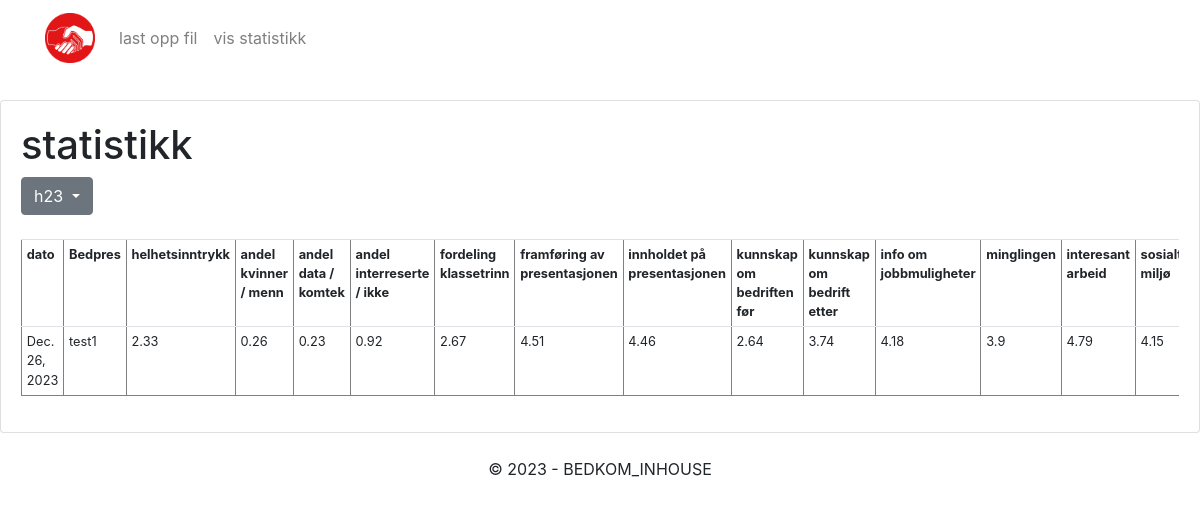
The page /statistikk?id=h23 on the database as committed earlier.
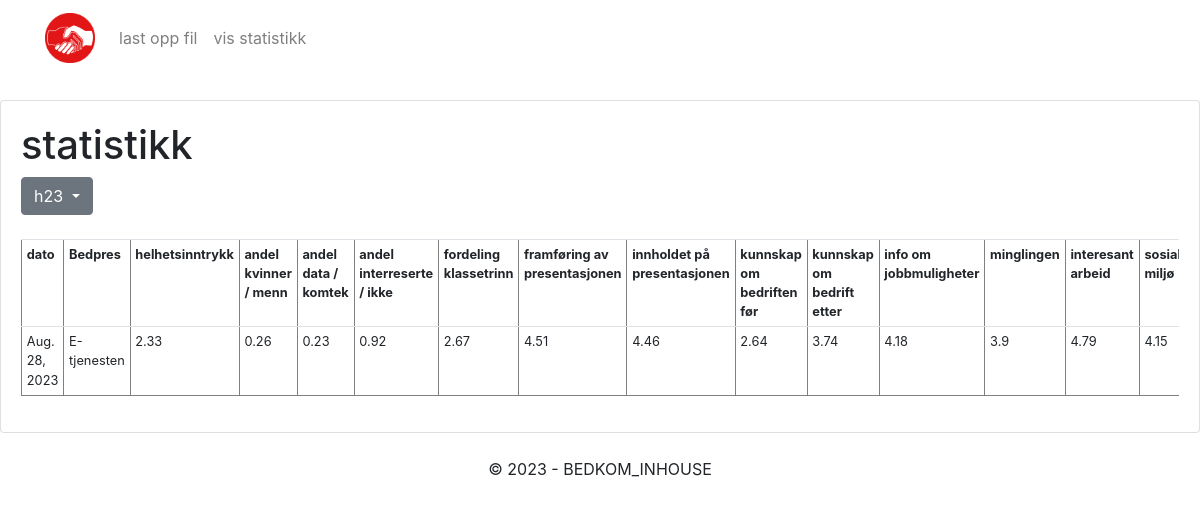
The same page on the database as committed later.
### csv_format/models.py (models this page shows)
class bedrift_data(models.Model):
    dato_bedpres = models.DateField()
    semester= models.CharField(max_length=255, default="h23")
    navn_bedrift = models.CharField(max_length=255)
    andel_kvinner = models.FloatField()
    andel_data = models.FloatField()
    andel_interreserte = models.FloatField()
    fordeling_klassetrinn = models.FloatField()
    fremforing_presentasjon = models.FloatField()
    innhold_presentasjon = models.FloatField()
    kunnskap_bedrift_pre = models.FloatField()
    kunnskap_bedrift_post = models.FloatField()
    info_jobb = models.FloatField()
    mingling = models.FloatField()
    intterresant_arbeid = models.FloatField()
    sosialt_miljø = models.FloatField()
    arbeidsvilkår = models.FloatField()
    helhetsvurdering = models.FloatField()
    inntrykk_arrangement = models.FloatField()

### csv_format/views.py (the view)
# urls.py: path('statistikk', views.statistikk, name='statistikk'),
def statistikk(request):
  if request.GET.get('id'):
    semester = (request.GET.get('id'))
  else:
    semester = "v24"
  bedriftdata = bedrift_data.objects.filter(semester=semester)
  alle_semestre = semestere.objects.all()
  template = loader.get_template('statistikk.html')
  context = {
    'alle_semestre': alle_semestre,
    'bedriftdata': bedriftdata,
    'semester': semester
  }
  return HttpResponse(template.render(context, request))

### csv_format/templates/statistikk.html (shortened to what this page needs)
{% extends "index.html" %} {% block title %}statistikk{% endblock  %}
{% block content %}
<h1>statistikk</h1>
<div class="dropdown">
  <button class="btn btn-secondary dropdown-toggle" type="button" id="dropdownMenuButton" data-toggle="dropdown" aria-haspopup="true" aria-expanded="false">
    {{ semester }}
  </button>
</div>
<div>
  <br>
</div>
<div class="table-responsive">
  <table class="table table-sm small-font" border="1">
    <tr>
      <th class="equal-width" >dato</th>
      <th class="equal-width" >Bedpres</th>
      <th class="equal-width" >helhetsinntrykk</th>
      <th class="equal-width" >andel kvinner / menn</th>
      <th class="equal-width" >andel data / komtek</th>
      <th class="equal-width" >andel interreserte / ikke</th>
      <th class="equal-width" >fordeling klassetrinn</th>
      <th class="equal-width" >framføring av presentasjonen</th>
      <th class="equal-width" >innholdet på presentasjonen</th>
      <th class="equal-width" >kunnskap om bedriften før</th>
      <th class="equal-width" >kunnskap om bedrift etter</th>
      <th class="equal-width" >info om jobbmuligheter</th>
      <th class="equal-width" >minglingen</th>
      <th class="equal-width" >interesant arbeid</th>
      <th class="equal-width" >sosialt miljø</th>
    </tr>
    {% for x in bedriftdata %}
      <tr>
        <td class="equal-width" >{{ x.dato_bedpres }}</td>
        <td class="equal-width" >{{ x.navn_bedrift }}</td>
        <td class="equal-width" >{{ x.inntrykk_arrangement }}</td>
        <td class="equal-width" >{{ x.andel_kvinner }}</td>
        <td class="equal-width" >{{ x.andel_data }}</td>
        <td class="equal-width" >{{ x.andel_interreserte }}</td>
        <td class="equal-width" >{{ x.fordeling_klassetrinn }}</td>
        <td class="equal-width" >{{ x.fremforing_presentasjon }}</td>
        <td class="equal-width" >{{ x.innhold_presentasjon }}</td>
        <td class="equal-width" >{{ x.kunnskap_bedrift_pre }}</td>
        <td class="equal-width" >{{ x.kunnskap_bedrift_post }}</td>
        <td class="equal-width" >{{ x.info_jobb }}</td>
        <td class="equal-width" >{{ x.mingling }}</td>
        <td class="equal-width" >{{ x.intterresant_arbeid }}</td>
        <td class="equal-width" >{{ x.sosialt_miljø }}</td>
      </tr>
    {% endfor %}
  </table>
</div>
{% endblock  %}

### csv_format/templates/index.html (shortened to what this page needs)
{% load static %}<!doctype html>
<html lang="en">
<head>
  <link rel="stylesheet" href="https://stackpath.bootstrapcdn.com/bootstrap/4.1.3/css/bootstrap.min.css">
  <link rel="stylesheet" type="text/css" href="{% static 'style.css' %}">
</head>
<body>
  <nav class="navbar navbar-expand-lg navbar-light mb-4">
    <div class="container">
      <a class="navbar-brand" href="{% url 'home' %}"><img src="{% static 'media/bedkom.png' %}" alt="BEDKOM INHOUSE" height="50px"></a>
      <div class="collapse navbar-collapse" id="navbarSupportedContent">
        <ul class="navbar-nav">
          <li class="nav-item">
            <a class="nav-link" href="{% url 'upload' %}">last opp fil</a>
          </li>
          <li class="nav-item">
            <a class="nav-link" href="{% url 'statistikk' %}">vis statistikk</a>
        </ul>
      </div>
    </div>
  </nav>
  <div class="container-fluid">
    <div class="row justify-content-center">
      <div class="card mb-4">
        <div class="card-body">
          {% block content %}{% endblock %}
        </div>
      </div>
    </div>
  </div>
  <div class="footer">
    <div class="container">
      <div class="row">
        <div class="col-lg-12">
          <p class="text-center">© 2023 - BEDKOM_INHOUSE</p>
        </div>
      </div>
    </div>
</body>
</html>

### csv_format/static/style.css (style rules this page uses)
.small-font { font-size: 0.8rem; }
.equal-width { width: 1fr; }

Rows that differ between the two databases and show on the page:
removed bedrift_data: dato_bedpres "Dec. 26, 2023", navn_bedrift "test1", inntrykk_arrangement "2.33", andel_kvinner "0.26", andel_data "0.23", andel_interreserte "0.92", fordeling_klassetrinn "2.67", fremforing_presentasjon "4.51", innhold_presentasjon "4.46", kunnskap_bedrift_pre "2.64", kunnskap_bedrift_post "3.74", info_jobb "4.18", mingling "3.9", intterresant_arbeid "4.79", sosialt_miljø "4.15"
added bedrift_data: dato_bedpres "Aug. 28, 2023", navn_bedrift "E-tjenesten", inntrykk_arrangement "2.33", andel_kvinner "0.26", andel_data "0.23", andel_interreserte "0.92", fordeling_klassetrinn "2.67", fremforing_presentasjon "4.51", innhold_presentasjon "4.46", kunnskap_bedrift_pre "2.64", kunnskap_bedrift_post "3.74", info_jobb "4.18", mingling "3.9", intterresant_arbeid "4.79", sosialt_miljø "4.15"
